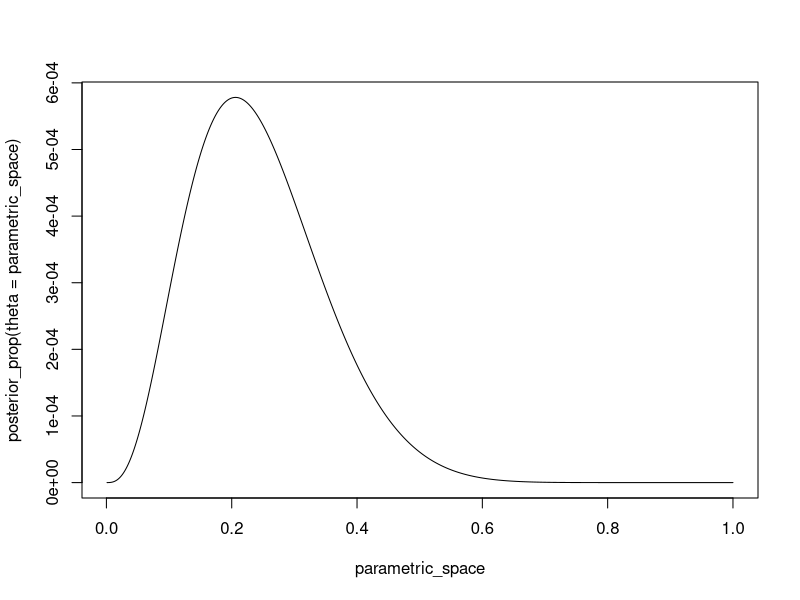
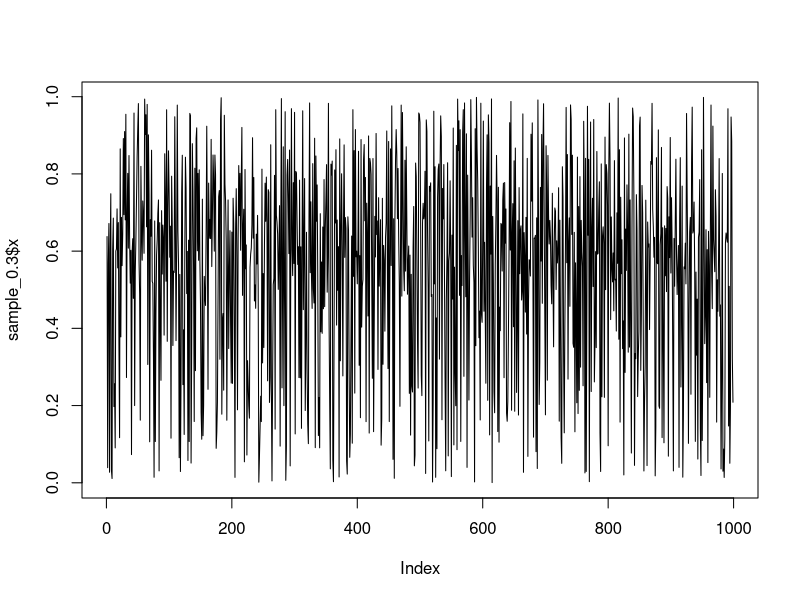
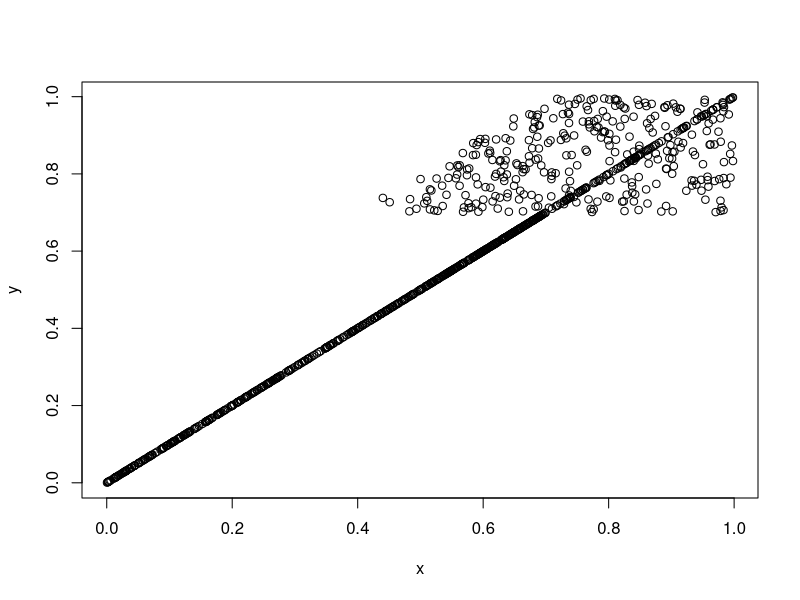
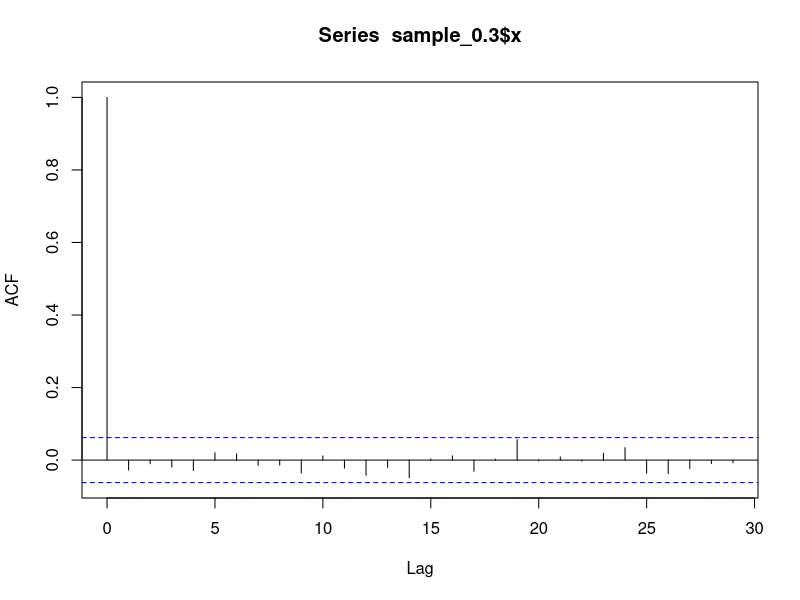
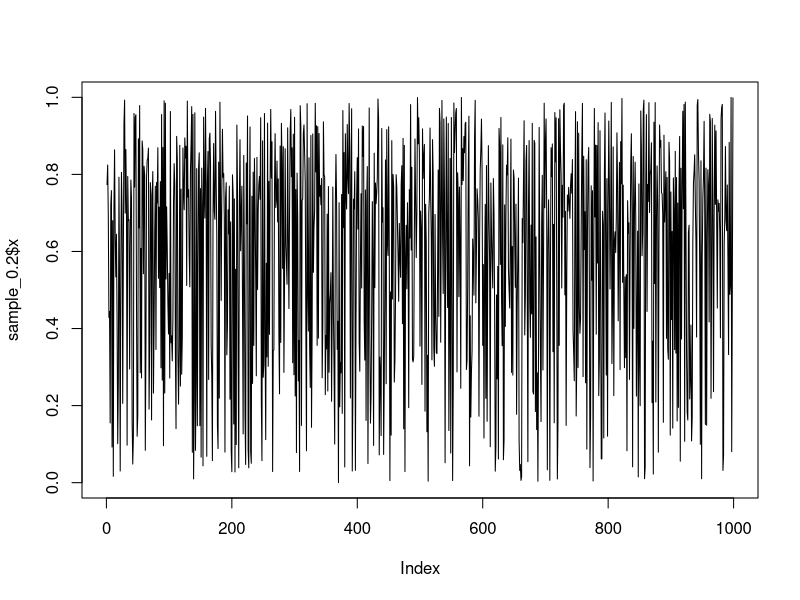
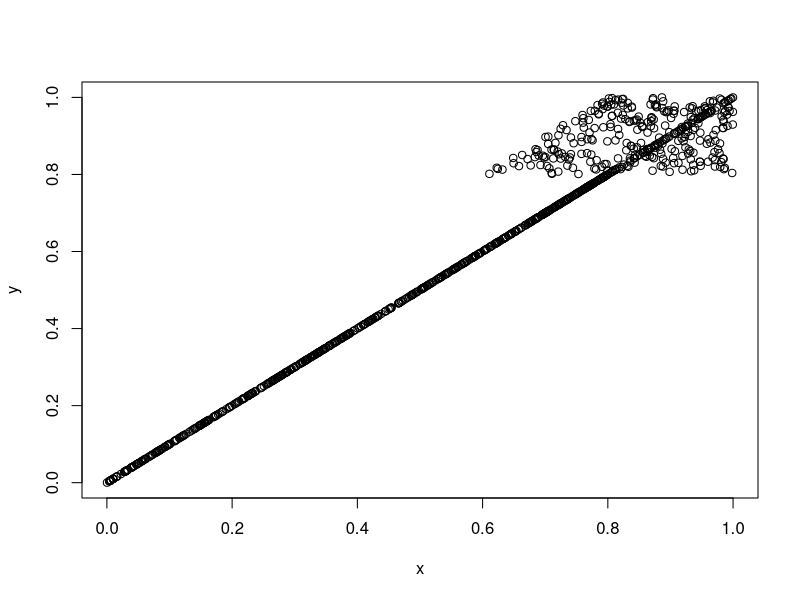
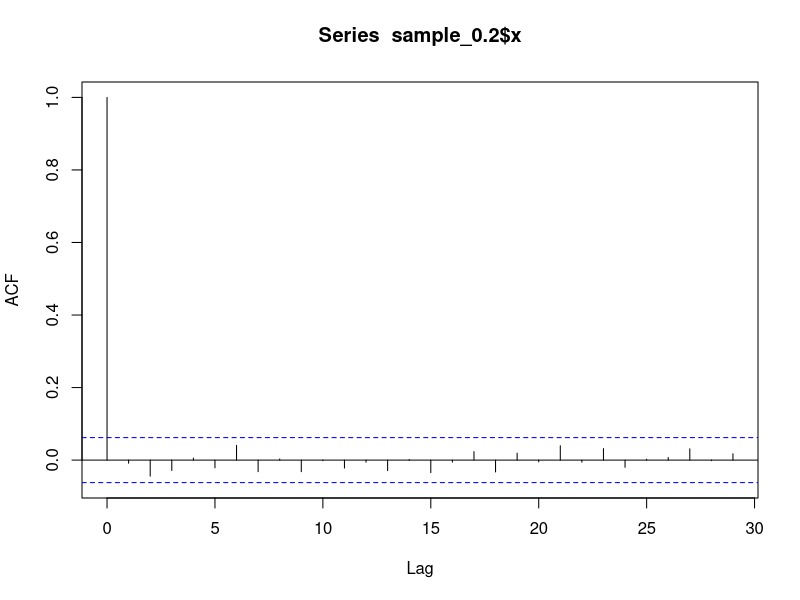
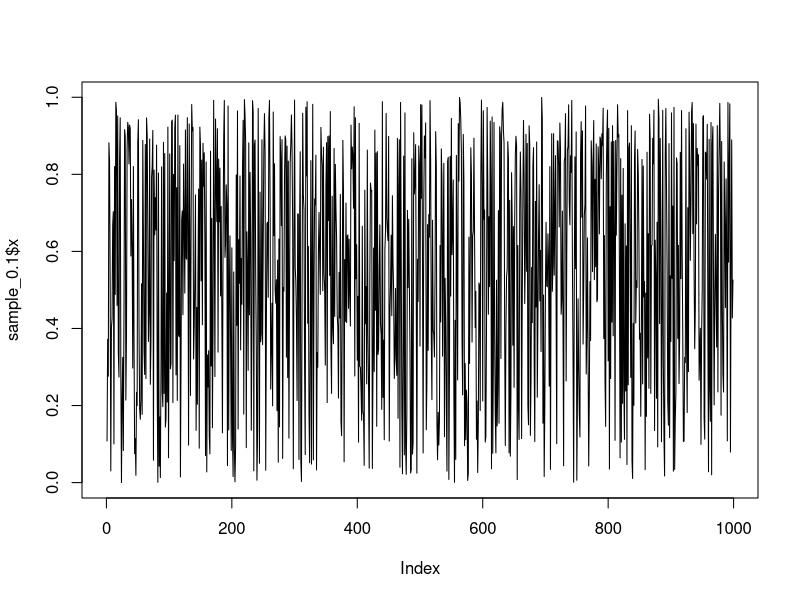

Recreate these plots in R, in order.
## ---- chunk 1
knitr::opts_chunk$set(echo = TRUE)
## ---- chunk 2
posterior_prop <- function(theta){
  
  return(
    (theta^3)*(1-theta)^13+
      (theta^4)*(1-theta)^12+
      (theta^5)*(1-theta)^11
  )
}

parametric_space <- seq(0.001,1,0.001)

plot(parametric_space,posterior_prop(theta=parametric_space),
     type='l',ylab=)
## ---- chunk 3

x_given_y <- function(constant,y){
  b <- max(0,y-constant)
  a <- min(y+constant,1)
  return(runif(a,b))
}

y_given_x <- function(constant,x){
  b <- max(0,x-constant)
  a <- min(x+constant,1)
  return(runif(a,b))
}

constant = 0.3

gibbs_ex6 <- function(B=1000,constant,skip=100,burn_in=1000){
  set.seed(1000)
  samples <- data.frame(x=NA,y=NA)
  new_x <- 0.5
  for(i in 1:(B*skip)){
    new_y <- y_given_x(x = new_x,constant = constant)
    new_x <- x_given_y(y = new_y,constant = constant)
    if ((i %% skip) == 0 & i>burn_in){
      samples <- rbind(samples,c(new_x,new_y))
    }
  }
  return(samples[-1,])
}

sample_0.3 <- gibbs_ex6(B = 1000,0.3,skip=1000)
sample_0.2 <- gibbs_ex6(B = 1000,0.2,skip=1000)
sample_0.1 <- gibbs_ex6(B = 1000,0.1,skip=1000)

plot(sample_0.3$x,type='l')
plot(sample_0.3)
acf(sample_0.3$x)

plot(sample_0.2$x,type='l')
plot(sample_0.2)
acf(sample_0.2$x)

plot(sample_0.1$x,type='l')
plot(sample_0.1)
acf(sample_0.1$x)


par(mfrow=c(1,3))
plot(sample_0.3$x,type='l')
plot(sample_0.2$x,type='l')
plot(sample_0.1$x,type='l')
par(mfrow=c(1,1))
